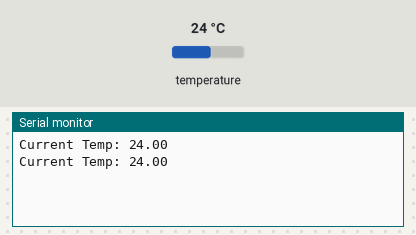
Bench run of a sketch on a simulated Arduino Uno, built with avr-gcc and run on an emulated ATmega328P. Shown: the last lines printed to the serial monitor. The inputs (shaded band) are chosen by the test bench; at power-on: temperature 24 °C.

Above: at 3.5 s.
3.6 s: temperature set to 12 °C
At 5.1 s:
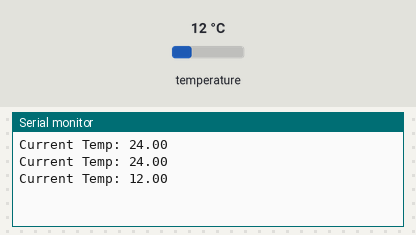
6.2 s: temperature set to 19 °C
At 7.6 s:
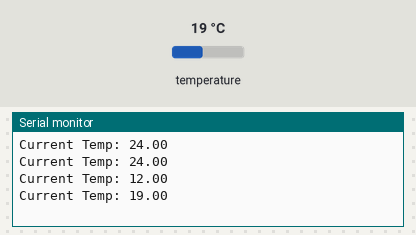
Timing chart, 0 to 9.2 s (numbered marks = the images above; inputs shaded):
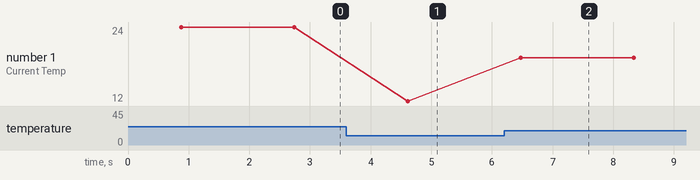

Measured:
- after the input at 3.6 s, the serial monitor: prints a new line after 1.0 s (image 1)
- after the input at 6.2 s, the serial monitor: prints a new line after 0.27 s (image 2)
- plotted number 1: 24 → 12 after the input at 3.6 s, 12 → 19 after the input at 6.2 s

The sketch:

basic.ino
```cpp
#include <OneWire.h>
#include <DallasTemperature.h>

const int ONE_WIRE_BUS = 4;  // Define a pin for communicating to the DS18B20 device via the oneWire bus.
OneWire oneWireLocal(ONE_WIRE_BUS);   // Setup a oneWire instance to communicate with the DS18B20 device
DallasTemperature sensorsLocal(&oneWireLocal);  // Pass this oneWire reference to DallasTemperature

float tempLocal = 0.0;    // Variable for holding the temperature returned from the sensor

//===============================================================================
//  Initialization
//===============================================================================
void setup()
{
  Serial.begin (9600);      // Set output window comm rate
  sensorsLocal.begin();
}

//===============================================================================
//  Main
//===============================================================================
void loop()
{
  CheckTemps();   // Call the routine that actually does the work
  Serial.print("Current Temp: ");  // Printout the results
  Serial.println(tempLocal);

  delay(1000);
}

//===============================================================================
//  Subroutines
//===============================================================================
void CheckTemps()
{
  sensorsLocal.requestTemperatures();   // Send command to get temperature from the DS18B20
  // The sensor will return reading from previous request unless a delay is used to give it time to
  // complete the reading request.  If polling every second like we are doing here, the delay can be ignored.
  delay(100);
  tempLocal = sensorsLocal.getTempCByIndex(0);  // There can be more than one device on this same bus
                                                // so we need to use the first index of (0)
}
```
